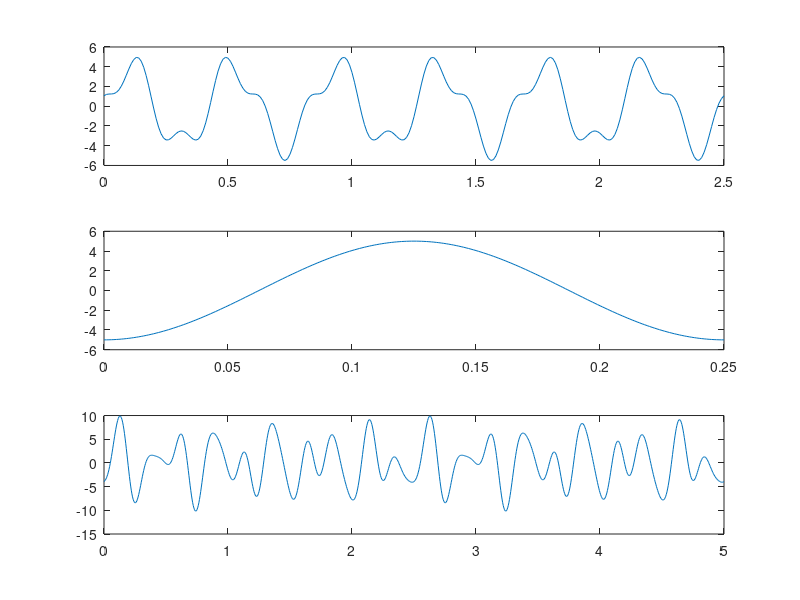

The MATLAB script that drew this image:
t1 = linspace(0,2.5,251); %% Time domain of y1 as specified in the exercise
t2 = linspace(0,0.25,251); %% Time domain of y2 as in the figure in the pdf-document
t3 = linspace(0,5,1001); %% Time domain of y3 containing exactly 2 periods of this function
y1 = ((3/2)*cos((12*pi*t1)+pi/4))+((4)*cos((4.8*pi*t1)+3*pi/2)); %% Signal specified by the frequency spectrum
y2 = 5*cos((8*pi*t2+pi)); %% Signal specified by the figure
y3 = (((3/2)*cos((12*pi*t3)+pi/4))+((4)*cos((4.8*pi*t3)+3*pi/2)))+(5*cos((8*pi*t3+pi))); %% Summation of y1 and y2

subplot(3,1,1)
plot(t1,real(y1))
subplot(3,1,2)
plot(t2,real(y2))
subplot(3,1,3)
plot(t3,real(y3))